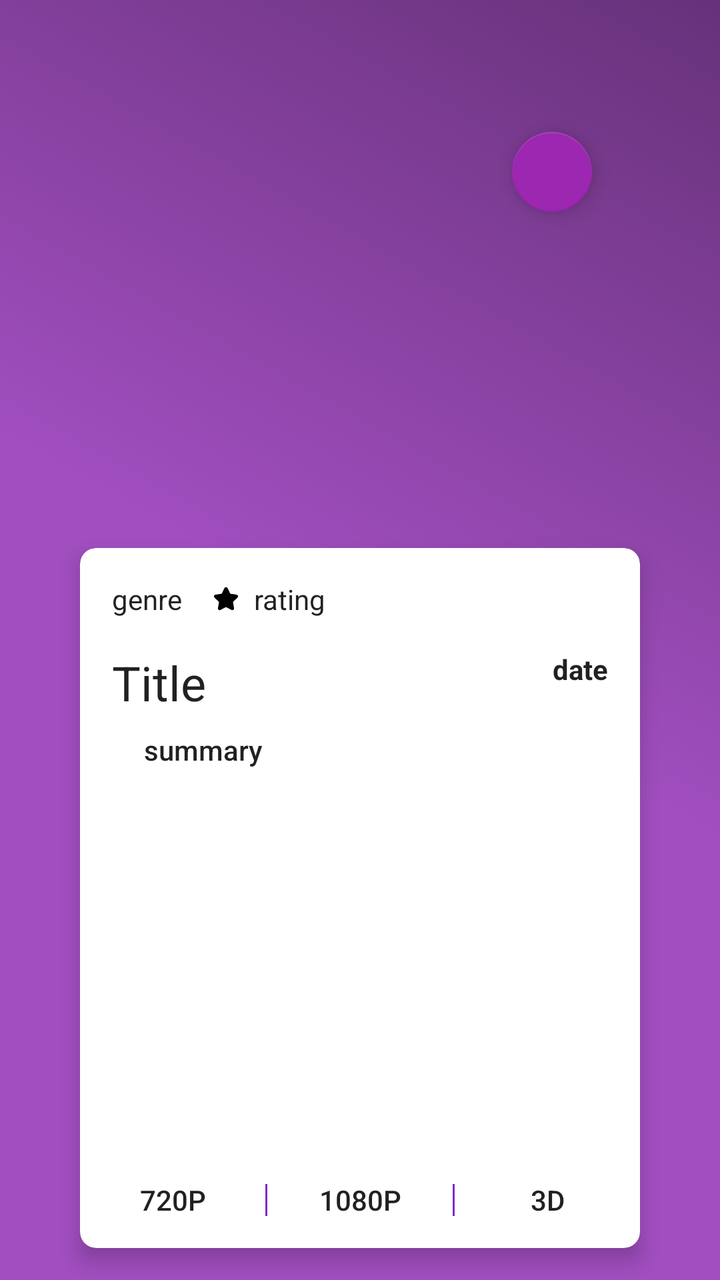
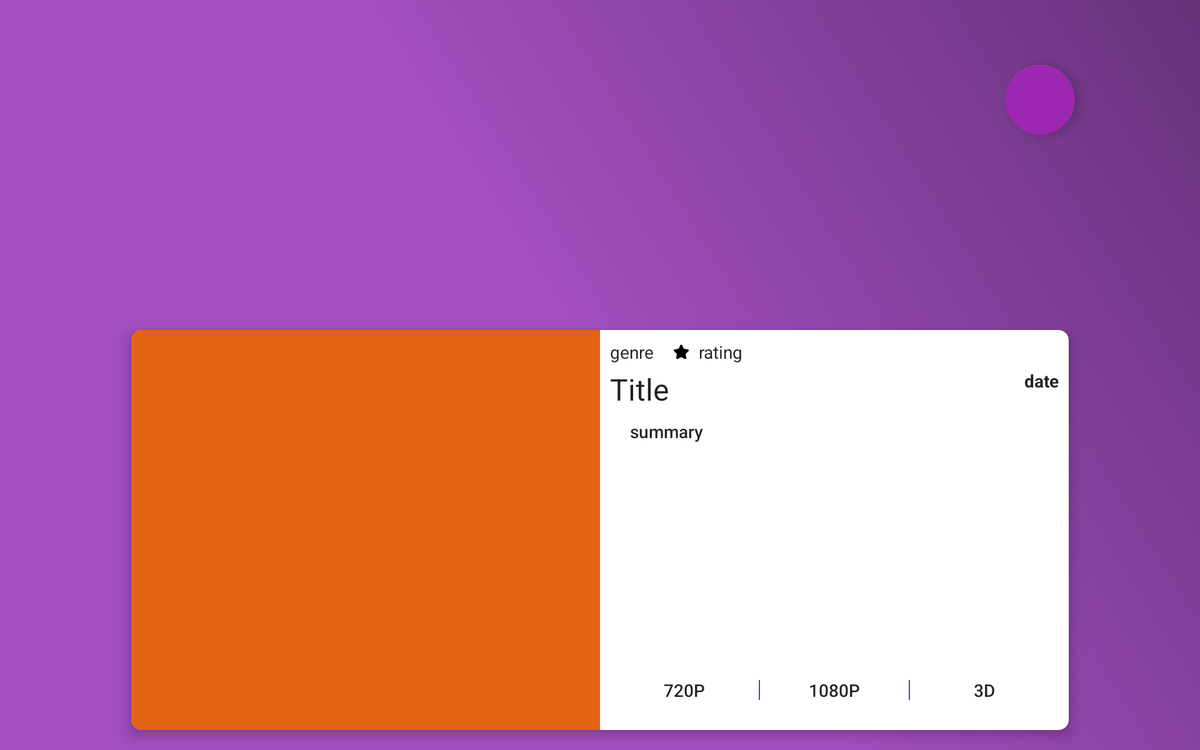

Compare how this app lays out the same screen by default and in its alternative resource folder. The renders come first, then the two layout files and the values they reference.
<!-- AndroidManifest.xml: application theme AppTheme -->
<!-- res/layout/activity_details.xml -->
<?xml version="1.0" encoding="utf-8"?>
<RelativeLayout xmlns:android="http://schemas.android.com/apk/res/android"
    xmlns:tools="http://schemas.android.com/tools"
    android:layout_width="match_parent"
    android:layout_height="match_parent"
    xmlns:app="http://schemas.android.com/apk/res-auto"
    android:orientation="vertical">

    <ImageView
        android:id="@+id/yifi_movie_details_image_view_medium"
        android:layout_width="match_parent"
        android:layout_height="match_parent"
        android:scaleType="fitXY"
        android:src="@drawable/gradient" />

    <android.support.v7.widget.CardView
        style="@style/MyCardViewStyle"
        android:layout_width="280dp"
        android:layout_height="350dp"
        android:layout_alignParentBottom="true"
        android:layout_centerHorizontal="true"
        android:layout_marginBottom="16dp">

        <LinearLayout
            android:layout_width="match_parent"
            android:layout_height="match_parent"
            android:orientation="vertical">


            <LinearLayout
                android:layout_width="match_parent"
                android:layout_height="match_parent"
                android:orientation="vertical"
                android:padding="16dp">

                <LinearLayout
                    android:layout_width="match_parent"
                    android:layout_height="wrap_content"
                    android:orientation="horizontal">

                    <TextView
                        android:id="@+id/yifi_movie_details_genre_text_view"
                        android:layout_width="wrap_content"
                        android:layout_height="wrap_content"
                        android:text="genre"
                        android:textAppearance="@style/TextAppearance.AppCompat" />

                    <ImageView
                        android:layout_width="wrap_content"
                        android:layout_height="wrap_content"
                        android:layout_gravity="center_vertical"
                        android:layout_marginLeft="16dp"
                        android:src="@drawable/ic_star_black" />


                    <TextView
                        android:id="@+id/yifi_movie_details_rating_text_view"
                        android:layout_width="wrap_content"
                        android:layout_height="wrap_content"
                        android:layout_gravity="bottom"
                        android:paddingLeft="8dp"
                        android:textAppearance="@style/TextAppearance.AppCompat"
                        tools:text="rating" />
                </LinearLayout>


                <LinearLayout
                    android:layout_width="match_parent"
                    android:layout_height="wrap_content"
                    android:orientation="horizontal"
                    android:paddingTop="16dp">

                    <TextView
                        android:id="@+id/yifi_movie_details_title_text_view"
                        android:layout_width="0dp"
                        android:layout_height="wrap_content"
                        android:layout_weight="1"
                        android:maxLines="2"
                        android:textAppearance="@style/TextAppearance.AppCompat.Headline"
                        tools:text="Title" />

                    <TextView
                        android:id="@+id/yifi_movie_details_date_text_view"
                        android:layout_width="wrap_content"
                        android:layout_height="wrap_content"
                        android:layout_gravity="right"
                        android:paddingBottom="8dp"
                        android:paddingLeft="16dp"
                        android:textAppearance="@style/TextAppearance.AppCompat"
                        android:textStyle="bold"
                        tools:text="date" />
                </LinearLayout>

                <ScrollView
                    android:layout_width="match_parent"
                    android:layout_height="wrap_content">

                    <TextView
                        android:id="@+id/yifi_movie_details_summary_text_view"
                        android:layout_width="match_parent"
                        android:layout_height="wrap_content"
                        android:maxLines="4"
                        android:paddingLeft="16dp"
                        android:paddingTop="8dp"
                        android:textAppearance="@style/TextAppearance.AppCompat.Body2"
                        tools:text="summary" />
                </ScrollView>
            </LinearLayout>

        </LinearLayout>

        <LinearLayout
            android:layout_width="match_parent"
            android:layout_height="wrap_content"
            android:layout_gravity="bottom"
            android:orientation="horizontal">

            <Button
                android:id="@+id/button_720p"
                style="@style/Widget.AppCompat.Button.Borderless"
                android:layout_width="0dp"
                android:layout_height="wrap_content"
                android:layout_weight="1"
                android:text="@string/details_720p_button"
                android:theme="@style/MyDetailsButton" />

            <View
                android:layout_width="1dp"
                android:layout_height="match_parent"
                android:layout_marginBottom="16dp"
                android:layout_marginTop="16dp"
                android:background="@color/colorAccent"></View>

            <Button
                android:id="@+id/button_1080p"
                style="@style/Widget.AppCompat.Button.Borderless"
                android:layout_width="0dp"
                android:layout_height="wrap_content"
                android:layout_weight="1"
                android:text="@string/details_1080p_button"
                android:theme="@style/MyDetailsButton" />

            <View
                android:layout_width="1dp"
                android:layout_height="match_parent"
                android:layout_marginBottom="16dp"
                android:layout_marginTop="16dp"
                android:background="@color/colorAccent"></View>

            <Button
                android:id="@+id/button_3d"
                style="@style/Widget.AppCompat.Button.Borderless"
                android:layout_width="0dp"
                android:layout_height="wrap_content"
                android:layout_weight="1"
                android:text="@string/details_3d_button"
                android:theme="@style/MyDetailsButton" />

        </LinearLayout>
    </android.support.v7.widget.CardView>


    <android.support.design.widget.FloatingActionButton
        android:id="@+id/details_fab"
        android:layout_width="wrap_content"
        android:layout_height="wrap_content"
        android:layout_alignParentRight="true"
        android:layout_marginRight="@dimen/fab_margin_right_details_activity_normal"
        android:layout_marginTop="@dimen/fab_margin_top_details_activity_normal"
        android:elevation="6dp"
        app:fabSize="mini"
        android:src="@drawable/ic_explore_white_24px"
        android:theme="@style/MyFloatingButton" />
</RelativeLayout>
<!-- resources referenced by this layout -->
<resources>
  <color name="colorAccent">#8328C9</color>
  <dimen name="fab_margin_right_details_activity_normal">64dp</dimen>
  <dimen name="fab_margin_top_details_activity_normal">66dp</dimen>
  <!-- drawable gradient (drawable) -->
  <?xml version="1.0" encoding="utf-8"?>
  <shape xmlns:android="http://schemas.android.com/apk/res/android"
      android:shape="rectangle">
      <gradient
          android:angle="45"
          android:centerColor="#A14EBF"
          android:endColor="#67327A"
          android:startColor="#A14EBF"/>
  
  </shape>
  <!-- drawable ic_star_black (drawable) -->
  <vector xmlns:android="http://schemas.android.com/apk/res/android"
      android:width="12dp"
      android:height="12dp"
      android:viewportHeight="49.94"
      android:viewportWidth="49.94">
      <path
          android:fillColor="#FF000000"
          android:pathData="M48.86,22.73c0.98,-0.96 1.33,-2.36 0.91,-3.67c-0.43,-1.31 -1.53,-2.24 -2.89,-2.44l-12.09,-1.76c-0.51,-0.08 -0.96,-0.4 -1.19,-0.87L28.18,3.04c-0.61,-1.23 -1.84,-2 -3.21,-2c-1.37,0 -2.6,0.76 -3.21,2L16.35,14c-0.23,0.47 -0.68,0.79 -1.19,0.87L3.07,16.62c-1.36,0.2 -2.47,1.13 -2.89,2.44c-0.42,1.31 -0.08,2.71 0.91,3.67l8.75,8.53c0.37,0.36 0.54,0.89 0.46,1.4L8.22,44.7c-0.18,1.06 0.09,2.09 0.78,2.9c1.07,1.27 2.93,1.65 4.41,0.87l10.81,-5.69c0.45,-0.24 1.02,-0.23 1.47,0l10.81,5.69c0.53,0.28 1.09,0.42 1.67,0.42c1.06,0 2.06,-0.47 2.75,-1.29c0.69,-0.81 0.96,-1.85 0.78,-2.9l-2.07,-12.04c-0.09,-0.51 0.08,-1.04 0.46,-1.4L48.86,22.73z" />
  </vector>
  <string name="details_1080p_button">1080p</string>
  <string name="details_3d_button">3D</string>
  <string name="details_720p_button">720p</string>
  <style name="MyCardViewStyle" parent="Theme.AppCompat.Light">
          <item name="cardCornerRadius">8dp</item>
          <item name="cardElevation">6dp</item>
      </style>
  <style name="MyDetailsButton" parent="Theme.AppCompat.Light">
          <item name="colorControlHighlight">@color/colorAccent</item>
          <item name="colorButtonNormal">@color/search_button_color</item>
      </style>
  <style name="MyFloatingButton" parent="Theme.AppCompat.Light">
          <item name="colorAccent">@color/search_button_color</item>
      </style>
  <style name="AppTheme" parent="Theme.AppCompat.Light.DarkActionBar">
          
          <item name="colorPrimary">@color/colorPrimary</item>
          <item name="colorPrimaryDark">@color/colorPrimaryDark</item>
          <item name="colorAccent">@color/colorAccent</item>
      </style>
  <color name="search_button_color">#9c27b0</color>
  <color name="colorPrimary">#9c27b0</color>
  <color name="colorPrimaryDark">#9c27b0</color>
</resources>
<!-- res/layout-large-land/activity_details.xml (the repository's variant of the layout above) -->
<!-- drawn on a 7-inch tablet turned sideways -->
<?xml version="1.0" encoding="utf-8"?>
<RelativeLayout xmlns:android="http://schemas.android.com/apk/res/android"
    xmlns:tools="http://schemas.android.com/tools"
    android:layout_width="match_parent"
    android:layout_height="match_parent"
    android:background="@drawable/gradient"
    android:orientation="vertical">

    <android.support.v7.widget.CardView
        style="@style/MyCardViewStyle"
        android:layout_width="750dp"
        android:layout_height="320dp"
        android:layout_alignParentBottom="true"
        android:layout_centerHorizontal="true"
        android:layout_centerVertical="true"
        android:layout_marginBottom="16dp">

        <LinearLayout
            android:layout_width="match_parent"
            android:layout_height="match_parent"
            android:orientation="horizontal">


            <ImageView
                android:id="@+id/yifi_movie_details_image_view_medium"
                android:layout_width="0dp"
                android:layout_height="match_parent"
                android:layout_weight="1"
                android:scaleType="fitXY"
                tools:src="@color/search_edittext" />

            <LinearLayout
                android:layout_width="0dp"
                android:layout_height="match_parent"
                android:layout_weight="1"
                android:orientation="vertical"
                android:padding="8dp">

                <LinearLayout
                    android:layout_width="match_parent"
                    android:layout_height="wrap_content"
                    android:orientation="horizontal">

                    <TextView
                        android:id="@+id/yifi_movie_details_genre_text_view"
                        android:layout_width="wrap_content"
                        android:layout_height="wrap_content"
                        android:text="genre"
                        android:textAppearance="@style/TextAppearance.AppCompat" />

                    <ImageView
                        android:layout_width="wrap_content"
                        android:layout_height="wrap_content"
                        android:layout_gravity="center_vertical"
                        android:layout_marginLeft="16dp"
                        android:src="@drawable/ic_star_black" />


                    <TextView
                        android:id="@+id/yifi_movie_details_rating_text_view"
                        android:layout_width="wrap_content"
                        android:layout_height="wrap_content"
                        android:layout_gravity="bottom"
                        android:paddingLeft="8dp"
                        android:textAppearance="@style/TextAppearance.AppCompat"
                        tools:text="rating" />
                </LinearLayout>


                <LinearLayout
                    android:layout_width="match_parent"
                    android:layout_height="wrap_content"
                    android:orientation="horizontal"
                    android:paddingTop="4dp">

                    <TextView
                        android:id="@+id/yifi_movie_details_title_text_view"
                        android:layout_width="0dp"
                        android:layout_height="wrap_content"
                        android:layout_weight="1"
                        android:maxLines="2"
                        android:textAppearance="@style/TextAppearance.AppCompat.Headline"
                        tools:text="Title" />

                    <TextView
                        android:id="@+id/yifi_movie_details_date_text_view"
                        android:layout_width="wrap_content"
                        android:layout_height="wrap_content"
                        android:layout_gravity="right"
                        android:paddingBottom="8dp"
                        android:paddingLeft="16dp"
                        android:textAppearance="@style/TextAppearance.AppCompat"
                        android:textStyle="bold"
                        tools:text="date" />
                </LinearLayout>

                <ScrollView
                    android:layout_width="match_parent"
                    android:layout_height="0dp"
                    android:layout_weight="1">

                    <TextView
                        android:id="@+id/yifi_movie_details_summary_text_view"
                        android:layout_width="match_parent"
                        android:layout_height="wrap_content"
                        android:maxLines="6"
                        android:paddingLeft="16dp"
                        android:paddingTop="8dp"
                        android:textAppearance="@style/TextAppearance.AppCompat.Body2"
                        tools:text="summary" />
                </ScrollView>

                <LinearLayout
                    android:layout_width="match_parent"
                    android:layout_height="wrap_content"
                    android:gravity="bottom"
                    android:orientation="horizontal">

                    <Button
                        android:id="@+id/button_720p"
                        style="@style/Widget.AppCompat.Button.Borderless"
                        android:layout_width="0dp"
                        android:layout_height="wrap_content"
                        android:layout_weight="1"
                        android:text="@string/details_720p_button"
                        android:theme="@style/MyDetailsButton" />

                    <View
                        android:layout_width="1dp"
                        android:layout_height="match_parent"
                        android:layout_marginBottom="16dp"
                        android:layout_marginTop="16dp"
                        android:background="@color/colorAccent" />

                    <Button
                        android:id="@+id/button_1080p"
                        style="@style/Widget.AppCompat.Button.Borderless"
                        android:layout_width="0dp"
                        android:layout_height="wrap_content"
                        android:layout_weight="1"
                        android:text="@string/details_1080p_button"
                        android:theme="@style/MyDetailsButton" />

                    <View
                        android:layout_width="1dp"
                        android:layout_height="match_parent"
                        android:layout_marginBottom="16dp"
                        android:layout_marginTop="16dp"
                        android:background="@color/colorAccent" />

                    <Button
                        android:id="@+id/button_3d"
                        style="@style/Widget.AppCompat.Button.Borderless"
                        android:layout_width="0dp"
                        android:layout_height="wrap_content"
                        android:layout_weight="1"
                        android:text="@string/details_3d_button"
                        android:theme="@style/MyDetailsButton" />
                </LinearLayout>

            </LinearLayout>

        </LinearLayout>


    </android.support.v7.widget.CardView>


    <android.support.design.widget.FloatingActionButton
        android:id="@+id/details_fab"
        android:layout_width="wrap_content"
        android:layout_height="wrap_content"
        android:layout_alignParentRight="true"
        android:layout_marginRight="@dimen/fab_margin_right_details_activity_large_land"
        android:layout_marginTop="@dimen/fab_margin_top_details_activity_large_land"
        android:elevation="6dp"
        android:src="@drawable/ic_explore_white_24px"
        android:theme="@style/MyFloatingButton" />
</RelativeLayout>
<!-- resources referenced by the variant -->
<!-- as a 7-inch tablet turned sideways resolves them -->
<resources>
  <color name="colorAccent">#8328C9</color>
  <color name="search_edittext">#E36414</color>
  <!-- from res/values-land/ -->
  <dimen name="fab_margin_right_details_activity_large_land">100dp</dimen>
  <!-- from res/values-land/ -->
  <dimen name="fab_margin_top_details_activity_large_land">52dp</dimen>
  <!-- drawable gradient (drawable) -->
  <?xml version="1.0" encoding="utf-8"?>
  <shape xmlns:android="http://schemas.android.com/apk/res/android"
      android:shape="rectangle">
      <gradient
          android:angle="45"
          android:centerColor="#A14EBF"
          android:endColor="#67327A"
          android:startColor="#A14EBF"/>
  
  </shape>
  <!-- drawable ic_star_black (drawable) -->
  <vector xmlns:android="http://schemas.android.com/apk/res/android"
      android:width="12dp"
      android:height="12dp"
      android:viewportHeight="49.94"
      android:viewportWidth="49.94">
      <path
          android:fillColor="#FF000000"
          android:pathData="M48.86,22.73c0.98,-0.96 1.33,-2.36 0.91,-3.67c-0.43,-1.31 -1.53,-2.24 -2.89,-2.44l-12.09,-1.76c-0.51,-0.08 -0.96,-0.4 -1.19,-0.87L28.18,3.04c-0.61,-1.23 -1.84,-2 -3.21,-2c-1.37,0 -2.6,0.76 -3.21,2L16.35,14c-0.23,0.47 -0.68,0.79 -1.19,0.87L3.07,16.62c-1.36,0.2 -2.47,1.13 -2.89,2.44c-0.42,1.31 -0.08,2.71 0.91,3.67l8.75,8.53c0.37,0.36 0.54,0.89 0.46,1.4L8.22,44.7c-0.18,1.06 0.09,2.09 0.78,2.9c1.07,1.27 2.93,1.65 4.41,0.87l10.81,-5.69c0.45,-0.24 1.02,-0.23 1.47,0l10.81,5.69c0.53,0.28 1.09,0.42 1.67,0.42c1.06,0 2.06,-0.47 2.75,-1.29c0.69,-0.81 0.96,-1.85 0.78,-2.9l-2.07,-12.04c-0.09,-0.51 0.08,-1.04 0.46,-1.4L48.86,22.73z" />
  </vector>
  <string name="details_1080p_button">1080p</string>
  <string name="details_3d_button">3D</string>
  <string name="details_720p_button">720p</string>
  <style name="MyCardViewStyle" parent="Theme.AppCompat.Light">
          <item name="cardCornerRadius">8dp</item>
          <item name="cardElevation">6dp</item>
      </style>
  <style name="MyDetailsButton" parent="Theme.AppCompat.Light">
          <item name="colorControlHighlight">@color/colorAccent</item>
          <item name="colorButtonNormal">@color/search_button_color</item>
      </style>
  <style name="MyFloatingButton" parent="Theme.AppCompat.Light">
          <item name="colorAccent">@color/search_button_color</item>
      </style>
  <style name="AppTheme" parent="Theme.AppCompat.Light.DarkActionBar">
          
          <item name="colorPrimary">@color/colorPrimary</item>
          <item name="colorPrimaryDark">@color/colorPrimaryDark</item>
          <item name="colorAccent">@color/colorAccent</item>
      </style>
  <color name="search_button_color">#9c27b0</color>
  <color name="colorPrimary">#9c27b0</color>
  <color name="colorPrimaryDark">#9c27b0</color>
</resources>
